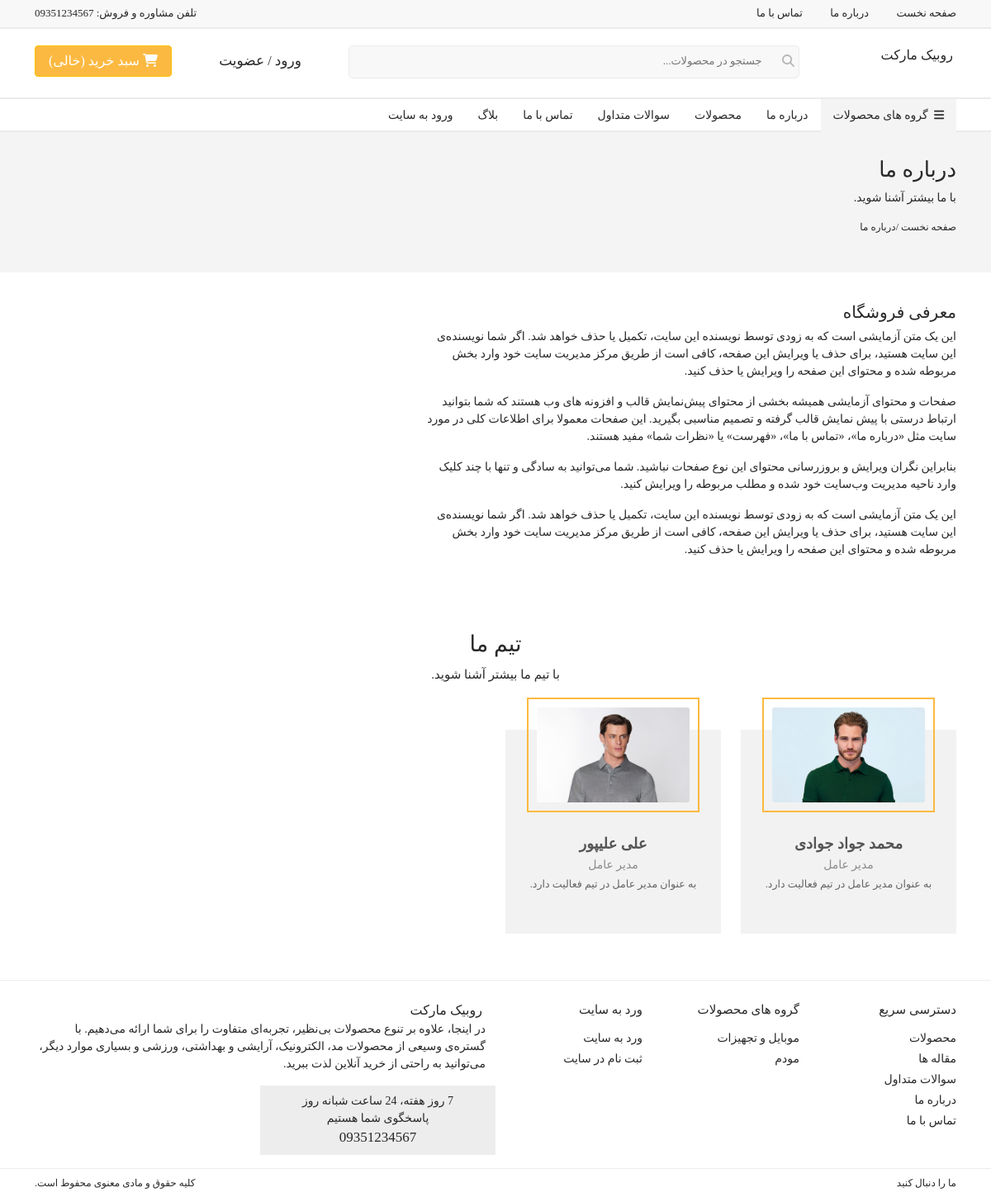
Screenshot of /account/contactus with the database file from the repository.
### account/models.py (models this page shows, shortened)
class ContactUs(models.Model):
    description = models.TextField(verbose_name='توضیحات')
    class Meta:
        verbose_name = 'توضیحات صفحه درباره'
        verbose_name_plural = 'توضیحات های صفحه درباره ما'

class Us_Team(models.Model):
    user = models.ForeignKey(User, on_delete=models.CASCADE, verbose_name='کاربر')
    instagram_id = models.URLField(verbose_name='آدرس اینستاگرام', null=True, blank=True)
    telegram_id = models.URLField(verbose_name='آدرس تلگرام', null=True, blank=True)
    email = models.EmailField(verbose_name='ایمیل', null=True, blank=True, editable=False,
                              help_text=help_texts.edit_email)
    class Meta:
        verbose_name = 'اضافه کردن کاربر به بخش تیم ما'
        verbose_name_plural = 'اضافه کردن کاربران به بخش تیم ما'

class Profile(models.Model):
    user = models.OneToOneField(User, on_delete=models.CASCADE, verbose_name='کاربر', related_name='image')
    image = models.ImageField(upload_to='images/account/profile', default='images/account/profile_user.png',
                              verbose_name='عکس پروفایل')
    class Meta:
        verbose_name = 'حساب کاربری'
        verbose_name_plural = 'حساب های کاربری'

### products/models.py (models this page shows, shortened)
class Category(models.Model):
    parent = models.ManyToManyField(CategoryTitles,verbose_name='والد',related_name='tilte_cat',)
    name = models.CharField(max_length=150, verbose_name='عنوان',unique=True)
    created = models.DateTimeField(auto_now_add=True)
    updated = models.DateTimeField(auto_now=True)
    top = models.BooleanField(default=False,verbose_name='برگزیده')
    class Meta:
        verbose_name = 'دسته بندی'
        verbose_name_plural = 'دسته بندی ها'
    def get_absolute_url(self):
        return reverse('product:cat_products', kwargs={'name': self.name})

### account/views.py (the view)
# urls.py: path('contactus', views.ContactUsView.as_view(), name='contactus'),
class ContactUsView(TemplateView):
    template_name = 'account/cntactus.html'
    def get_context_data(self, **kwargs):
        context = super().get_context_data(**kwargs)
        context['contact'] = ContactUs.objects.all()
        context['us_team'] = Us_Team.objects.all()
        return context

### account/templates/account/cntactus.html (shortened to what this page needs)
{% extends 'bace.html' %}
{% load static %}
{% block content %}
<section class="inner-page" id="contact-page">
    <div class="container-fluid" id="page-hero">
        <div class="row">
            <div class="col-12">
                <div class="container">
                    <div class="row">
                        <div class="col-12 px-0">
                            <h1>درباره ما</h1>
                            <p>با ما بیشتر آشنا شوید.</p>
                            <nav aria-label="breadcrumb">
                                <ol class="breadcrumb">
                                    <li class=""><a href="{% url 'home:main' %}">صفحه نخست /</a></li>
                                    <li class=""><a href="{% url 'account:contactus' %}"> درباره ما</a></li>
                                </ol>
                            </nav>
                        </div>
                    </div>
                </div>
            </div>
        </div>
    </div>
    <div class="container">
        <div class="row">
            <div class="col-12">
                <div class="content">
                    <div class="row">
                        <div class="col-12 col-lg-7">
                            <div class="title">معرفی فروشگاه</div>
                            {% for contact in contact %}
                            <p>{{ contact.description }}</p>
                                {% empty %}
                            <h3><a href="{% url 'home:main' %}">هنوز مطلبی ایجاد نشده است !</a></h3>
                                <button class="btn btn-success">برو به صفحه خانه</button>
                            {% endfor %}
                        </div>
                        <div class="col-12 col-lg-5 align-self-center h-100">
                        </div>
                    </div>
                    <div class="row pt-5">
                        <div class="col-12 text-center pt-4 pb-3">
                            <h2 class="center-title">تیم ما</h2>
                            <span class="sub-title">با تیم ما بیشتر آشنا شوید.</span>
                        </div>
                        {% for user in us_team %}
                        <div class="col-12 col-sm-6 col-lg-3">
                            <figure class="team-person">
                                {% if user.user.image.image %}
                                <div class="profile-image"><img src="{{ user.user.image.image.url }}" alt="sample47" /></div>
                                    {% else %}
                                <div class="profile-image"><img src="{% static 'images/user-no-image.jpg' %}" alt="sample47" /></div>
                                {% endif %}
                                <figcaption>
                                    <h3>{{ user.user.get_full_name }}</h3>
                                    <h4>مدیر عامل</h4>
                                    <p>به عنوان مدیر عامل در تیم فعالیت دارد.</p>
                                    <div class="icons">
                                        {% if user.instagram_id %}
                                        <a href="#"><i class="ion-social-instagram"></i></a>
                                        {% endif %}
                                    </div>
                                </figcaption>
                            </figure>
                        </div>
                        {% endfor %}
                    </div>
                </div>
            </div>
        </div>
    </div>
</section>
{% endblock %}

### templates/includes/footer.html (shortened to what this page needs)
{% load static %}
<section class="pt-4 pb-3" id="footer">
    <div class="container">
        <div class="row">
            <div class="col-6 col-sm-4 col-lg-2">
                <div class="title">دسترسی سریع</div>
                <ul>
                    <li><a href="{% url 'product:list_product' %}">محصولات</a></li>
                    <li><a href="{% url 'blog:list_blogs' %}">مقاله ها</a></li>
                    <li><a href="{% url 'home:fag' %}">سوالات متداول</a></li>
                    <li><a href="{% url 'account:contactus' %}">درباره ما</a></li>
                    <li><a href="{% url 'account:message' %}">تماس با ما</a></li>
                </ul>
            </div>
            <div class="col-6 col-sm-4 col-lg-2">
                <div class="title">گروه های محصولات</div>
                <ul>
                    {% for cat in cat_product %}
                        <li><a href="{{ cat.get_absolute_url }}">{{ cat.name }}</a></li>
                    {% endfor %}
                </ul>
            </div>
            {% if request.user.is_authenticated %}
                <div class="col-6 col-sm-4 col-lg-2 d-none d-sm-inline-block">
                <div class="title">ناحیه کاربری</div>
                <ul>
                    <li><a href="{% url 'account:profile_user' %}">حساب کاربری</a></li>
                    <li><a href="{% url 'account:user_factors' %}">سفارش های شما</a></li>
                    <li><a href="{% url 'account:change_password' %}">تغیر رمز عبور</a></li>
                    <li><a href="{% url 'cart:detail' %}">سبد خرید</a></li>
                    <li><a href="{% url 'account:fav_detail' %}">علاقه مندی ها</a></li>
                    <li><a href="{% url 'account:add_address' %}">آدرس ها</a></li>
                </ul>
            </div>
                {% else %}
                <div class="col-6 col-sm-4 col-lg-2 d-none d-sm-inline-block">
                <div class="title">ورد به سایت</div>
                <ul>
                    <li><a href="{% url 'account:login_user' %}">ورد به سایت</a></li>
                    <li><a href="{% url 'account:register_user' %}">ثبت نام در سایت</a></li>
                </ul>
            </div>
            {% endif %}
            <div class="col-12 col-md-12 col-lg-6">
                <img src="{% static 'images/logo.png' %}" alt=""> روبیک مارکت
                <p>در اینجا، علاوه بر تنوع محصولات بی‌نظیر، تجربه‌ای متفاوت را برای شما ارائه می‌دهیم. با گستره‌ی وسیعی از محصولات مد، الکترونیک، آرایشی و بهداشتی، ورزشی و بسیاری موارد دیگر، می‌توانید به راحتی از خرید آنلاین لذت ببرید.</p>
                <div class="row">
                    <div class="col-12 col-md-6 text-center p-2" id="encode43vfbb65gtabfb">
                        <div>7 روز هفته، 24 ساعت شبانه روز</div>
                        <div>پاسخگوی شما هستیم</div>
                        <div>09351234567</div>
                    </div>
                    <div class="col-12 col-md-6 pt-2 pt-md-0" id="encode43vfbbbfb">
                        <div class="row">
                            <div class="col-4 text-center">
                            </div>
                            <div class="col-4 text-center">
                            </div>
                            <div class="col-4 text-center">
                            </div>
                        </div>
                    </div>
                </div>
            </div>
        </div>
    </div>
</section>
<section class="py-2" id="copyright">
    <div class="container">
        <div class="row">
            <div class="col-12 col-sm-6" id="social-links">
                <span>ما را دنبال کنید</span>
            </div>
            <div class="col-12 col-sm-6 text-sm-end pt-2 pt-sm-0">
                <span>کلیه حقوق و مادی معنوی محفوط است.</span>
            </div>
        </div>
    </div>
</section>

### rows the page displays
ContactUs: description "این یک متن آزمایشی است که به زودی توسط نویسنده این سایت، تکمیل یا حذف خواهد شد. اگر شما نویسنده‌ی این سایت هستید، برای حذف یا ویرایش این صفحه، کافی است از طریق مرکز مدیریت سایت خود وارد بخش مربوطه شده و محتوای این صفحه را ویرایش یا حذف کنید."
ContactUs: description "صفحات و محتوای آزمایشی همیشه بخشی از محتوای پیش‌نمایش قالب و افزونه های وب هستند که شما بتوانید ارتباط درستی با پیش نمایش قالب گرفته و تصمیم مناسبی بگیرید. این صفحات معمولا برای اطلاعات کلی در مورد سایت مثل «درباره ما»، «تماس با ما»، «فهرست» یا «نظرات شما» مفید هستند."
ContactUs: description "بنابراین نگران ویرایش و بروزرسانی محتوای این نوع صفحات نباشید. شما می‌توانید به سادگی و تنها با چند کلیک وارد ناحیه مدیریت وب‌سایت خود شده و مطلب مربوطه را ویرایش کنید."
ContactUs: description "این یک متن آزمایشی است که به زودی توسط نویسنده این سایت، تکمیل یا حذف خواهد شد. اگر شما نویسنده‌ی این سایت هستید، برای حذف یا ویرایش این صفحه، کافی است از طریق مرکز مدیریت سایت خود وارد بخش مربوطه شده و محتوای این صفحه را ویرایش یا حذف کنید."
Us_Team: user.image.image (picture), user.get_full_name "محمد جواد جوادی"
Us_Team: user.image.image (picture), user.get_full_name "علی علیپور"
Category: name "موبایل و تجهیزات"
Category: name "مودم"
